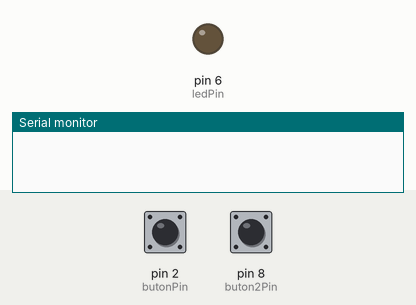
Bench run of a sketch on a simulated Arduino Uno, built with avr-gcc and run on an emulated ATmega328P. On the bench: output pins drawn as LEDs (lit = HIGH), the last lines printed to the serial monitor. The test bench sets the inputs (shaded band); at power-on: pin 2 (butonPin) LOW, pin 8 (buton2Pin) LOW.

Above: at 1.2 s.
1.3 s: pin 2 (butonPin) pulled HIGH for 0.15 s
2.9 s: pin 2 (butonPin) pulled HIGH for 1 s
At 5.3 s:
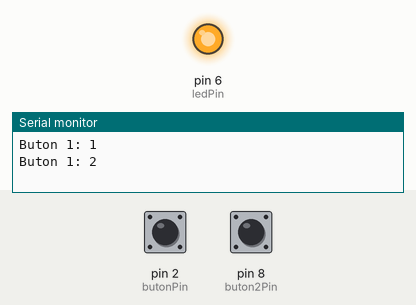
Timing chart, 0 to 6.8 s (numbered marks = the images above; inputs shaded):
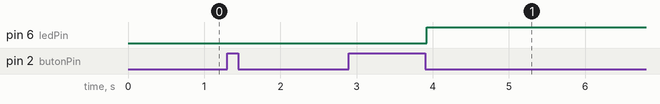

The sketch:

ak0310_sayacKaciyor.ino
```cpp
/*
  ak0310 — çözüm örneği

  SEN YAP 1) Sayaç birden çok daha büyük bir sayıya çıkar; tam sayı butona ne
    kadar basılı tuttuğuna ve karta bağlıdır — burada tahmin yazılmıyor, kartta bakılır.
    Sebep: loop() çok hızlı döner, basış sürdükçe her tur sayaç artar.

  SEN YAP 2) while (digitalRead(butonPin) == HIGH) { } butonu BIRAKILANA kadar kartı
    bekletir; sayaç bu yüzden basış başına bir kez artar. delay(20) butonun bırakılırken
    kısa süre sekmesini (ak0250'deki "sıçrama") bekler; ayrıntısı ak0330'da.

  SEN YAP 3) Aşağıdaki kod iki butonlu sayaç. Buton 1 basılı tutulurken kart while'ın
    içinde bekliyor, Buton 2'yi hiç okumuyor: Buton 2'ye bastığın sayılmaz. Bu
    "kilit"in çaresi bir sonraki derste (kenar tetikleme).

  SEN YAP 4) if (sayac1 == 2) LED'i yakar. Üçüncü basışta sayac1 3 olur, koşul
    yanlışlaşır ama LED'i söndüren bir satır YOK, LED yanık kalır. Çare: üçüncü
    basışta sayac1 = 0; ve LED'i söndür (öğrenci bulur; burada yorumda gösterildi).
*/

const int butonPin = 2;
const int buton2Pin = 8;
const int ledPin = 6;
int sayac1 = 0;
int sayac2 = 0;

void setup() {
  pinMode(butonPin, INPUT);
  pinMode(buton2Pin, INPUT);
  pinMode(ledPin, OUTPUT);
  Serial.begin(9600);
}

void loop() {
  if (digitalRead(butonPin) == HIGH) {
    sayac1++;
    Serial.print("Buton 1: ");
    Serial.println(sayac1);
    while (digitalRead(butonPin) == HIGH) { } // bırakılana kadar bekle
    delay(20);
  }

  if (digitalRead(buton2Pin) == HIGH) {
    sayac2++;
    Serial.print("Buton 2: ");
    Serial.println(sayac2);
    while (digitalRead(buton2Pin) == HIGH) { }
    delay(20);
  }

  if (sayac1 == 2) {
    digitalWrite(ledPin, HIGH);
  }
  // SEN YAP 4 çaresi (yorumu kaldırırsan üçüncü basışta sıfırlanır):
  // if (sayac1 == 3) { sayac1 = 0; digitalWrite(ledPin, LOW); }
}
```

Measured:
- after the input at 2.9 s, pin 6 (ledPin): LOW → HIGH after 1.0 s
